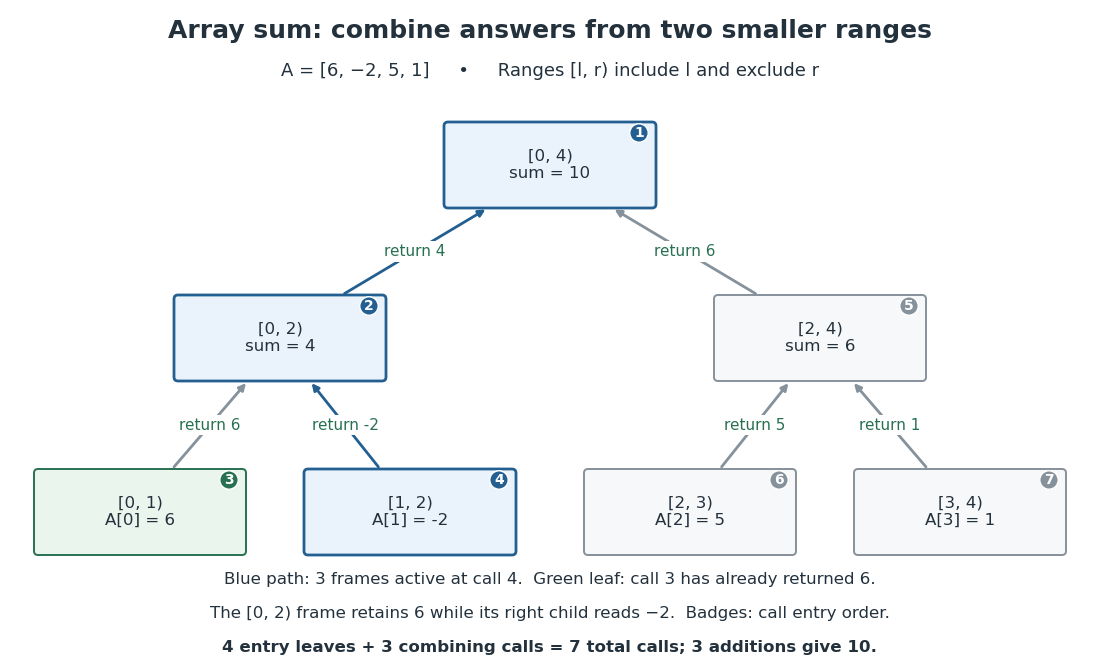

Source code (Python):
"""Draw an original range-halving sum call tree; write the PNG in the CWD.

Tested with Python 3.14, matplotlib 3.10.7 (no optional dependencies).
"""
from pathlib import Path

import matplotlib.pyplot as plt
from matplotlib.patches import FancyBboxPatch


INK = '#23313d'
BLUE = '#235f91'
GREEN = '#287052'
GRAY = '#85919b'


def main():
    fig, ax = plt.subplots(figsize=(11, 6.7), dpi=100, facecolor='white')
    fig.subplots_adjust(left=0, right=1, bottom=0, top=1)
    ax.set(xlim=(0, 11), ylim=(0, 6.7))
    ax.axis('off')
    ax.text(5.5, 6.32, 'Array sum: combine answers from two smaller ranges',
            ha='center', fontsize=18, weight='bold', color=INK)
    ax.text(5.5, 5.94, 'A = [6, −2, 5, 1]     •     Ranges [l, r) include l and exclude r',
            ha='center', fontsize=13, color=INK)
    # Each tuple: position, range, returned value, invocation entry order.
    nodes = [(5.5, 5.05, '[0, 4)', 10, 1), (2.8, 3.32, '[0, 2)', 4, 2),
             (8.2, 3.32, '[2, 4)', 6, 5), (1.4, 1.58, '[0, 1)', 6, 3),
             (4.1, 1.58, '[1, 2)', -2, 4), (6.9, 1.58, '[2, 3)', 5, 6),
             (9.6, 1.58, '[3, 4)', 1, 7)]
    edges = [(0, 1), (0, 2), (1, 3), (1, 4), (2, 5), (2, 6)]
    active = {0, 1, 4}
    for parent, child in edges:
        px, py, *_ = nodes[parent]
        cx, cy, _, value, _ = nodes[child]
        color = BLUE if parent in active and child in active else GRAY
        ax.annotate('', xy=(px + (cx - px) * 0.23, py - 0.43),
                    xytext=(cx + (px - cx) * 0.23, cy + 0.43),
                    arrowprops={'arrowstyle': '-|>', 'color': color, 'lw': 2})
        ax.text((px + cx) / 2, (py + cy) / 2, f'return {value}',
                ha='center', va='center', fontsize=11, color=GREEN,
                bbox={'facecolor': 'white', 'edgecolor': 'none', 'pad': 2})
    for i, (x, y, interval, value, order) in enumerate(nodes):
        color = BLUE if i in active else GREEN if i == 3 else GRAY
        face = '#eaf3fc' if i in active else '#eaf5ed' if i == 3 else '#f7f8f9'
        ax.add_patch(FancyBboxPatch((x - 1.02, y - 0.39), 2.04, 0.78,
                                  boxstyle='round,pad=0.04', edgecolor=color,
                                  facecolor=face, linewidth=2 if i in active else 1.4))
        label = f'{interval}\n' + (f'sum = {value}' if i < 3 else f'A[{interval[1]}] = {value}')
        ax.text(x, y, label, ha='center', va='center', fontsize=12, color=INK)
        ax.text(x + 0.89, y + 0.32, str(order), ha='center', va='center',
                fontsize=10, weight='bold', color='white',
                bbox={'boxstyle': 'circle,pad=0.16', 'facecolor': color, 'edgecolor': 'white'})
    ax.text(5.5, 0.86, 'Blue path: 3 frames active at call 4.  Green leaf: call 3 has already returned 6.',
            ha='center', fontsize=12, color=INK)
    ax.text(5.5, 0.52, 'The [0, 2) frame retains 6 while its right child reads −2.  Badges: call entry order.',
            ha='center', fontsize=12, color=INK)
    ax.text(5.5, 0.18, '4 entry leaves + 3 combining calls = 7 total calls; 3 additions give 10.',
            ha='center', fontsize=12, weight='bold', color=INK)
    fig.savefig(Path(__file__).stem + '.png', facecolor='white', transparent=False)
    plt.close(fig)


if __name__ == '__main__':
    main()
